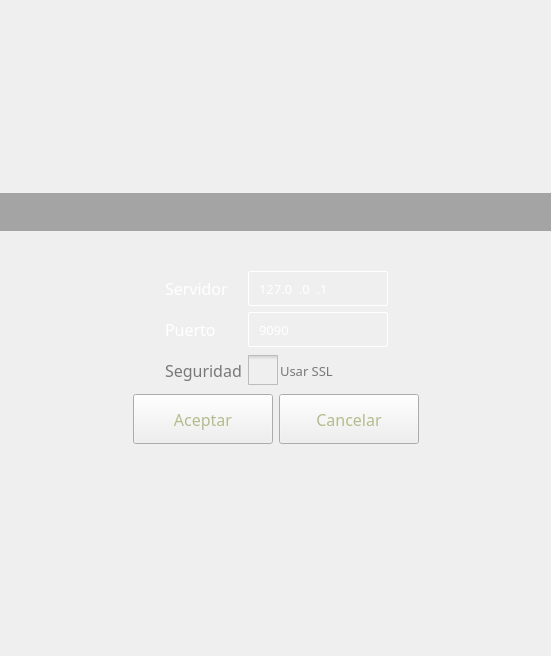
<?xml version="1.0" encoding="UTF-8"?>
<ui version="4.0">
 <class>FormNetwork</class>
 <widget class="QWidget" name="FormNetwork">
  <property name="geometry">
   <rect>
    <x>0</x>
    <y>0</y>
    <width>551</width>
    <height>656</height>
   </rect>
  </property>
  <property name="windowTitle">
   <string>Form</string>
  </property>
  <property name="styleSheet">
   <string notr="true">QLabel, QCheckBox, QSpinBox{
	color: rgb(255, 255, 255);
}
QWidget:disabled{
	color: rgb(120, 120,120);
}
QPushButton:disabled{
	border-image: url(:/stylesheet/button_disabled.png);
}
/*PushButton*/
QPushButton{
	color: rgb(180, 188, 142);
	border-image: url(:/stylesheet/button.png);
}
QPushButton:hover, QPushButton:focus{	
	color: rgb(255, 255, 255);	
	border-image: url(:/stylesheet/button_hover.png);
}
QPushButton:pressed{
	padding-top: 2px;
	border-image: url(:/stylesheet/button_pressed.png);
}
QPushButton:disabled{
	color: rgb(120, 120, 120);
	border-image: url(:/stylesheet/button_disabled.png);
}
/*ComboBox, QSpinBox and LineEdit*/
QLineEdit, QComboBox, QSpinBox{	
	padding: 0 8px;
	color: white;
	border: 1px solid white;
	border-radius: 2px;
	background-color: rgba(255, 255, 255, 5);
	selection-background-color: rgba(180, 190, 140, 40);
}
QComboBox::down-arrow{
	border-image: url(:/stylesheet/down_arrow.png);
	width: 15px;
	height: 15px;
 }
QSpinBox::down-arrow{
	bottom:2px;
	right:2px;
	border-image: url(:/stylesheet/down_arrow.png);
	width: 15px;
	height: 15px;
 }
QSpinBox::up-arrow{
	top: 2px;
	right:2px;
	border-image: url(:/stylesheet/up_arrow.png);
	width: 15px;
	height: 15px;
 }
QComboBox::down-arrow:on{ 
     top: 1px;
     right: 1px;
 }
QComboBox::drop-down {
    width: 30px;
	border-left-width: 1px;    
 }
QSpinBox::up-button,QSpinBox::down-button{
	background-color: rgba(255, 255, 255, 0);
 }
 QAbstractItemView {	
	color: rgb(255, 255, 255);
	background-color: rgb(35, 35, 35);
 }
/*ChecBox*/
QCheckBox {
    spacing: 2px;
}
QCheckBox::indicator {
    width: 30px;
    height: 30px;
}
QCheckBox::indicator:unchecked {
    image: url(:/stylesheet/checkbox_unchecked.png);
}
QCheckBox::indicator:unchecked:hover {
    image: url(:/stylesheet/checkbox_unchecked_hover.png);
}
QCheckBox::indicator:unchecked:pressed {
    image: url(:/stylesheet/checkbox_unchecked_pressed.png);
}
QCheckBox::indicator:unchecked:disabled {
    image: url(:/stylesheet/checkbox_unchecked_disabled.png);
}
QCheckBox::indicator:checked {
    image: url(:/stylesheet/checkbox_checked.png);
}
QCheckBox::indicator:checked:hover {
    image: url(:/stylesheet/checkbox_checked_hover.png);
}
QCheckBox::indicator:checked:pressed {
    image: url(:/stylesheet/checkbox_checked_pressed.png);
}
QCheckBox::indicator:checked:disabled {
    image: url(:/stylesheet/checkbox_unchecked_disabled.png);
}
#_w_title{	
	background-color: rgba(0, 0, 0, 80);
}</string>
  </property>
  <layout class="QVBoxLayout" name="verticalLayout">
   <property name="spacing">
    <number>0</number>
   </property>
   <property name="leftMargin">
    <number>0</number>
   </property>
   <property name="topMargin">
    <number>0</number>
   </property>
   <property name="rightMargin">
    <number>0</number>
   </property>
   <property name="bottomMargin">
    <number>0</number>
   </property>
   <item>
    <spacer name="verticalSpacer_2">
     <property name="orientation">
      <enum>Qt::Vertical</enum>
     </property>
     <property name="sizeHint" stdset="0">
      <size>
       <width>20</width>
       <height>40</height>
      </size>
     </property>
    </spacer>
   </item>
   <item>
    <widget class="QWidget" name="_w_title" native="true">
     <layout class="QHBoxLayout" name="horizontalLayout_15">
      <item>
       <spacer name="horizontalSpacer_19">
        <property name="orientation">
         <enum>Qt::Horizontal</enum>
        </property>
        <property name="sizeHint" stdset="0">
         <size>
          <width>40</width>
          <height>20</height>
         </size>
        </property>
       </spacer>
      </item>
      <item>
       <widget class="QLabel" name="label_8">
        <property name="text">
         <string/>
        </property>
        <property name="pixmap">
         <pixmap resource="../resources/resources.qrc">:/stylesheet/network.png</pixmap>
        </property>
       </widget>
      </item>
      <item>
       <spacer name="horizontalSpacer_20">
        <property name="orientation">
         <enum>Qt::Horizontal</enum>
        </property>
        <property name="sizeHint" stdset="0">
         <size>
          <width>40</width>
          <height>20</height>
         </size>
        </property>
       </spacer>
      </item>
     </layout>
    </widget>
   </item>
   <item>
    <spacer name="verticalSpacer_7">
     <property name="orientation">
      <enum>Qt::Vertical</enum>
     </property>
     <property name="sizeType">
      <enum>QSizePolicy::Minimum</enum>
     </property>
     <property name="sizeHint" stdset="0">
      <size>
       <width>20</width>
       <height>20</height>
      </size>
     </property>
    </spacer>
   </item>
   <item>
    <layout class="QHBoxLayout" name="horizontalLayout_7">
     <item>
      <spacer name="horizontalSpacer_6">
       <property name="orientation">
        <enum>Qt::Horizontal</enum>
       </property>
       <property name="sizeHint" stdset="0">
        <size>
         <width>40</width>
         <height>20</height>
        </size>
       </property>
      </spacer>
     </item>
     <item>
      <widget class="QLabel" name="label_5">
       <property name="text">
        <string/>
       </property>
       <property name="pixmap">
        <pixmap resource="../resources/resources.qrc">:/menu/menu_top.png</pixmap>
       </property>
      </widget>
     </item>
     <item>
      <spacer name="horizontalSpacer_5">
       <property name="orientation">
        <enum>Qt::Horizontal</enum>
       </property>
       <property name="sizeHint" stdset="0">
        <size>
         <width>40</width>
         <height>20</height>
        </size>
       </property>
      </spacer>
     </item>
    </layout>
   </item>
   <item>
    <layout class="QHBoxLayout" name="horizontalLayout_6">
     <item>
      <spacer name="horizontalSpacer_4">
       <property name="orientation">
        <enum>Qt::Horizontal</enum>
       </property>
       <property name="sizeHint" stdset="0">
        <size>
         <width>40</width>
         <height>20</height>
        </size>
       </property>
      </spacer>
     </item>
     <item>
      <widget class="QWidget" name="widget" native="true">
       <property name="maximumSize">
        <size>
         <width>400</width>
         <height>16777215</height>
        </size>
       </property>
       <property name="font">
        <font>
         <family>Constantia</family>
         <pointsize>12</pointsize>
        </font>
       </property>
       <layout class="QVBoxLayout" name="verticalLayout_4">
        <property name="spacing">
         <number>6</number>
        </property>
        <property name="leftMargin">
         <number>0</number>
        </property>
        <property name="topMargin">
         <number>0</number>
        </property>
        <property name="rightMargin">
         <number>0</number>
        </property>
        <property name="bottomMargin">
         <number>0</number>
        </property>
        <item>
         <layout class="QHBoxLayout" name="horizontalLayout">
          <item>
           <spacer name="horizontalSpacer_11">
            <property name="orientation">
             <enum>Qt::Horizontal</enum>
            </property>
            <property name="sizeHint" stdset="0">
             <size>
              <width>40</width>
              <height>20</height>
             </size>
            </property>
           </spacer>
          </item>
          <item>
           <layout class="QVBoxLayout" name="verticalLayout_2">
            <item>
             <widget class="QLabel" name="label_3">
              <property name="minimumSize">
               <size>
                <width>0</width>
                <height>30</height>
               </size>
              </property>
              <property name="font">
               <font>
                <family>Revue BT</family>
                <pointsize>12</pointsize>
                <weight>50</weight>
                <bold>false</bold>
               </font>
              </property>
              <property name="text">
               <string>Servidor</string>
              </property>
             </widget>
            </item>
            <item>
             <widget class="QLabel" name="label_4">
              <property name="minimumSize">
               <size>
                <width>0</width>
                <height>30</height>
               </size>
              </property>
              <property name="maximumSize">
               <size>
                <width>60</width>
                <height>16777215</height>
               </size>
              </property>
              <property name="font">
               <font>
                <family>Revue BT</family>
                <pointsize>12</pointsize>
               </font>
              </property>
              <property name="styleSheet">
               <string notr="true"/>
              </property>
              <property name="text">
               <string>Puerto</string>
              </property>
             </widget>
            </item>
            <item>
             <widget class="QLabel" name="label_9">
              <property name="enabled">
               <bool>false</bool>
              </property>
              <property name="minimumSize">
               <size>
                <width>0</width>
                <height>30</height>
               </size>
              </property>
              <property name="font">
               <font>
                <family>Revue BT</family>
                <pointsize>12</pointsize>
               </font>
              </property>
              <property name="text">
               <string>Seguridad</string>
              </property>
             </widget>
            </item>
           </layout>
          </item>
          <item>
           <layout class="QVBoxLayout" name="verticalLayout_3">
            <item>
             <widget class="QLineEdit" name="_le_server">
              <property name="minimumSize">
               <size>
                <width>140</width>
                <height>35</height>
               </size>
              </property>
              <property name="maximumSize">
               <size>
                <width>140</width>
                <height>35</height>
               </size>
              </property>
              <property name="font">
               <font>
                <family>Revue BT</family>
                <pointsize>10</pointsize>
                <weight>50</weight>
                <bold>false</bold>
               </font>
              </property>
              <property name="inputMask">
               <string>000.000.000.000</string>
              </property>
              <property name="text">
               <string>127.0.0.1</string>
              </property>
             </widget>
            </item>
            <item>
             <widget class="QSpinBox" name="_sb_port">
              <property name="minimumSize">
               <size>
                <width>140</width>
                <height>35</height>
               </size>
              </property>
              <property name="maximumSize">
               <size>
                <width>140</width>
                <height>35</height>
               </size>
              </property>
              <property name="font">
               <font>
                <family>Revue BT</family>
                <pointsize>10</pointsize>
                <weight>50</weight>
                <bold>false</bold>
               </font>
              </property>
              <property name="maximum">
               <number>65535</number>
              </property>
              <property name="value">
               <number>9090</number>
              </property>
             </widget>
            </item>
            <item>
             <widget class="QCheckBox" name="_cb_use_ssl">
              <property name="enabled">
               <bool>false</bool>
              </property>
              <property name="minimumSize">
               <size>
                <width>140</width>
                <height>35</height>
               </size>
              </property>
              <property name="maximumSize">
               <size>
                <width>140</width>
                <height>35</height>
               </size>
              </property>
              <property name="font">
               <font>
                <family>Revue BT</family>
                <pointsize>10</pointsize>
                <weight>50</weight>
                <bold>false</bold>
               </font>
              </property>
              <property name="text">
               <string>Usar SSL</string>
              </property>
             </widget>
            </item>
           </layout>
          </item>
          <item>
           <spacer name="horizontalSpacer_12">
            <property name="orientation">
             <enum>Qt::Horizontal</enum>
            </property>
            <property name="sizeHint" stdset="0">
             <size>
              <width>40</width>
              <height>20</height>
             </size>
            </property>
           </spacer>
          </item>
         </layout>
        </item>
        <item>
         <layout class="QHBoxLayout" name="horizontalLayout_4">
          <item>
           <spacer name="horizontalSpacer_9">
            <property name="orientation">
             <enum>Qt::Horizontal</enum>
            </property>
            <property name="sizeHint" stdset="0">
             <size>
              <width>40</width>
              <height>20</height>
             </size>
            </property>
           </spacer>
          </item>
          <item>
           <widget class="QPushButton" name="_pb_accept">
            <property name="minimumSize">
             <size>
              <width>140</width>
              <height>50</height>
             </size>
            </property>
            <property name="font">
             <font>
              <family>Revue BT</family>
              <pointsize>12</pointsize>
              <weight>50</weight>
              <bold>false</bold>
             </font>
            </property>
            <property name="text">
             <string>Aceptar</string>
            </property>
            <property name="shortcut">
             <string>Return</string>
            </property>
           </widget>
          </item>
          <item>
           <widget class="QPushButton" name="_pb_cancel">
            <property name="minimumSize">
             <size>
              <width>140</width>
              <height>50</height>
             </size>
            </property>
            <property name="font">
             <font>
              <family>Revue BT</family>
              <pointsize>12</pointsize>
              <weight>50</weight>
              <bold>false</bold>
             </font>
            </property>
            <property name="text">
             <string>Cancelar</string>
            </property>
            <property name="shortcut">
             <string>Esc</string>
            </property>
           </widget>
          </item>
          <item>
           <spacer name="horizontalSpacer_10">
            <property name="orientation">
             <enum>Qt::Horizontal</enum>
            </property>
            <property name="sizeHint" stdset="0">
             <size>
              <width>40</width>
              <height>20</height>
             </size>
            </property>
           </spacer>
          </item>
         </layout>
        </item>
       </layout>
      </widget>
     </item>
     <item>
      <spacer name="horizontalSpacer_3">
       <property name="orientation">
        <enum>Qt::Horizontal</enum>
       </property>
       <property name="sizeHint" stdset="0">
        <size>
         <width>40</width>
         <height>20</height>
        </size>
       </property>
      </spacer>
     </item>
    </layout>
   </item>
   <item>
    <layout class="QHBoxLayout" name="horizontalLayout_8">
     <item>
      <spacer name="horizontalSpacer_7">
       <property name="orientation">
        <enum>Qt::Horizontal</enum>
       </property>
       <property name="sizeHint" stdset="0">
        <size>
         <width>40</width>
         <height>20</height>
        </size>
       </property>
      </spacer>
     </item>
     <item>
      <widget class="QLabel" name="label_6">
       <property name="text">
        <string/>
       </property>
       <property name="pixmap">
        <pixmap resource="../resources/resources.qrc">:/menu/menu_bottom.png</pixmap>
       </property>
      </widget>
     </item>
     <item>
      <spacer name="horizontalSpacer_8">
       <property name="orientation">
        <enum>Qt::Horizontal</enum>
       </property>
       <property name="sizeHint" stdset="0">
        <size>
         <width>40</width>
         <height>20</height>
        </size>
       </property>
      </spacer>
     </item>
    </layout>
   </item>
   <item>
    <spacer name="verticalSpacer">
     <property name="orientation">
      <enum>Qt::Vertical</enum>
     </property>
     <property name="sizeHint" stdset="0">
      <size>
       <width>20</width>
       <height>0</height>
      </size>
     </property>
    </spacer>
   </item>
  </layout>
 </widget>
 <resources>
  <include location="../resources/resources.qrc"/>
 </resources>
 <connections/>
</ui>
